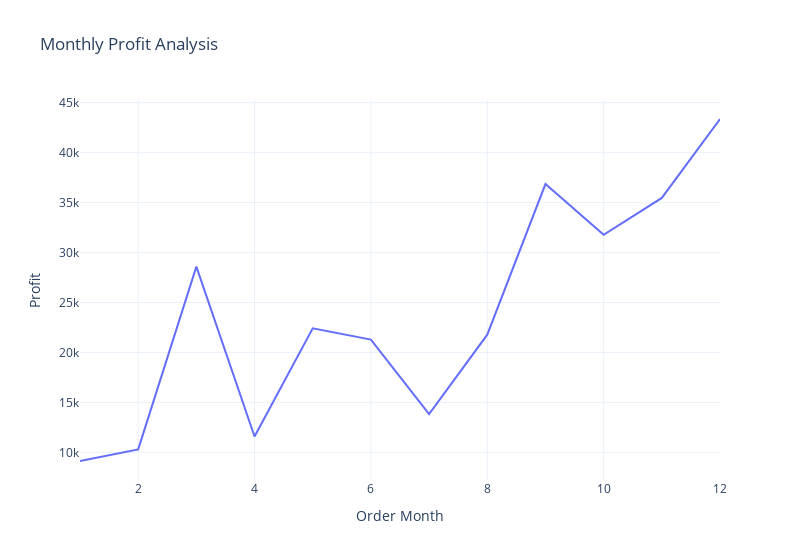

The code cell stored with this chart in its notebook:
### Code cell
# monthly profit analysis
profit_by_month = data.groupby('Order Month')['Profit'].sum().reset_index()
fig = px.line(profit_by_month, 
              x='Order Month', 
              y='Profit', 
              title='Monthly Profit Analysis',
              width=800)
fig.show()

### Figure 1 — Plotly figure (JSON) as saved in the notebook; plotly's stock layout.template omitted (floating-point values rounded to 4 significant figures)
{"data": [{"hovertemplate": "Order Month=%{x}<br>Profit=%{y}<extra></extra>", "legendgroup": "", "line": {"color": "#636efa", "dash": "solid"}, "marker": {"symbol": "circle"}, "mode": "lines", "name": "", "orientation": "v", "showlegend": false, "type": "scatter", "x": [1, 2, 3, 4, 5, 6, 7, 8, 9, 10, 11, 12], "xaxis": "x", "y": [9134.0, 10290.0, 28590.0, 11590.0, 22410.0, 21290.0, 13830.0, 21780.0, 36860.0, 31780.0, 35470.0, 43370.0], "yaxis": "y"}], "layout": {"legend": {"tracegroupgap": 0}, "title": {"text": "Monthly Profit Analysis"}, "width": 800, "xaxis": {"anchor": "y", "domain": [0, 1], "title": {"text": "Order Month"}}, "yaxis": {"anchor": "x", "domain": [0, 1], "title": {"text": "Profit"}}}}
